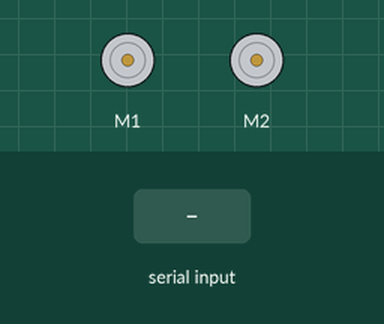
Recording of a sketch running on a simulated Arduino Uno, built with avr-gcc and run on an emulated ATmega328P. Parts: 2 × DC motor (green arrow = forward, orange = backward, longer = faster). Inputs (shaded band) come from the test bench.

Above: at 1.2 s.
1.3 s: "1" received over Serial
At 2.4 s:
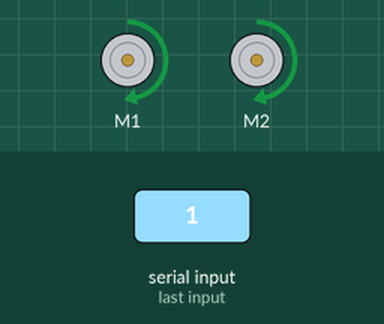
2.8 s: "2" received over Serial
At 3.5 s:
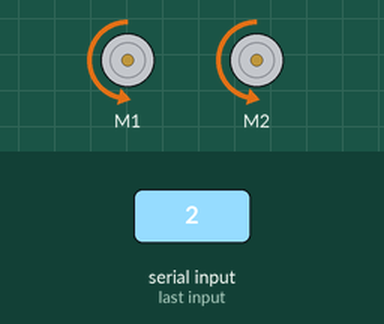
4.3 s: "3" received over Serial
At 4.7 s:
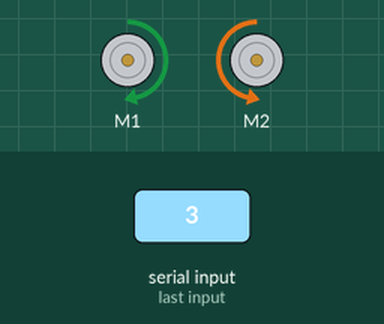
5.8 s: "4" received over Serial
At 7.0 s:
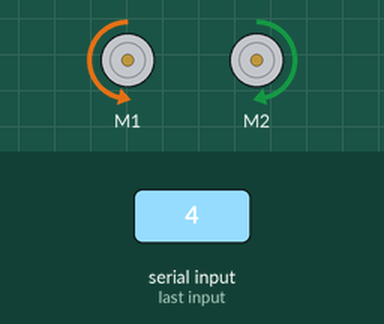
7.3 s: "5" received over Serial
At 8.1 s:
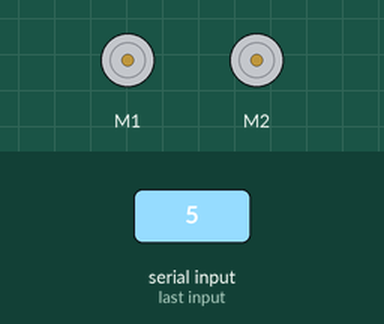
Timing chart, 0 to 9.8 s (numbered marks = the images above; inputs shaded):
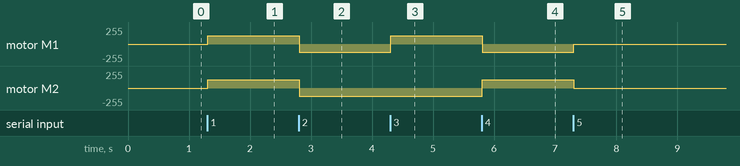

The sketch:

SLAVE3PI.ino
```cpp
#include <OrangutanMotors.h>
#include <SPI.h>

char message =' ';

void setup()
{
  Serial.begin(19200);
}

void loop()
{
  if (Serial.available())
  {
    char message=Serial.read();
    if(message=='1')
    {
      OrangutanMotors::setSpeeds(125,125);
    }
    if(message=='2')
    {
      OrangutanMotors::setSpeeds(-125,-125);
    }
    if(message=='3')
    {
      OrangutanMotors::setSpeeds(125,-125);
    }
    if(message=='4')
    {
      OrangutanMotors::setSpeeds(-125,125);
    }
    if(message=='5')
    {
      OrangutanMotors::setSpeeds(0,0);
    }
  }
  delay(5);
}
```

Measured:
- after the input at 1.3 s, motor M1, motor M2: stopped → forward 125/255 at once
- after the input at 2.8 s, motor M1, motor M2: forward 125/255 → backward 125/255 at once
- after the input at 4.3 s, motor M1: backward 125/255 → forward 125/255 at once
- after the input at 5.8 s, motor M1: forward 125/255 → backward 125/255 at once; motor M2: backward 125/255 → forward 125/255 at once
- after the input at 7.3 s, motor M1: backward 125/255 → stopped at once; motor M2: forward 125/255 → stopped at once
